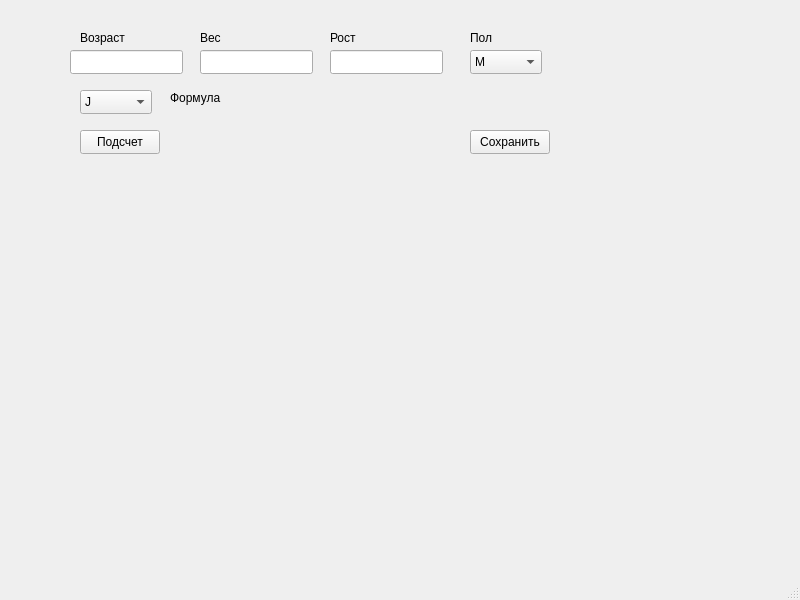
<?xml version="1.0" encoding="UTF-8"?>
<ui version="4.0">
 <class>MainWindow</class>
 <widget class="QMainWindow" name="MainWindow">
  <property name="geometry">
   <rect>
    <x>0</x>
    <y>0</y>
    <width>800</width>
    <height>600</height>
   </rect>
  </property>
  <property name="windowTitle">
   <string>MainWindow</string>
  </property>
  <widget class="QWidget" name="centralwidget">
   <widget class="QLineEdit" name="age">
    <property name="geometry">
     <rect>
      <x>70</x>
      <y>50</y>
      <width>113</width>
      <height>24</height>
     </rect>
    </property>
    <property name="text">
     <string/>
    </property>
   </widget>
   <widget class="QComboBox" name="formulaChoice">
    <property name="geometry">
     <rect>
      <x>80</x>
      <y>90</y>
      <width>72</width>
      <height>24</height>
     </rect>
    </property>
    <item>
     <property name="text">
      <string>J</string>
     </property>
    </item>
    <item>
     <property name="text">
      <string>H</string>
     </property>
    </item>
   </widget>
   <widget class="QPushButton" name="bmr">
    <property name="geometry">
     <rect>
      <x>80</x>
      <y>130</y>
      <width>80</width>
      <height>24</height>
     </rect>
    </property>
    <property name="text">
     <string>Подсчет</string>
    </property>
   </widget>
   <widget class="QLabel" name="resultLabel">
    <property name="geometry">
     <rect>
      <x>80</x>
      <y>190</y>
      <width>641</width>
      <height>141</height>
     </rect>
    </property>
    <property name="text">
     <string/>
    </property>
   </widget>
   <widget class="QLineEdit" name="weight">
    <property name="geometry">
     <rect>
      <x>200</x>
      <y>50</y>
      <width>113</width>
      <height>24</height>
     </rect>
    </property>
    <property name="text">
     <string/>
    </property>
   </widget>
   <widget class="QLineEdit" name="height">
    <property name="geometry">
     <rect>
      <x>330</x>
      <y>50</y>
      <width>113</width>
      <height>24</height>
     </rect>
    </property>
    <property name="text">
     <string/>
    </property>
   </widget>
   <widget class="QComboBox" name="gender">
    <property name="geometry">
     <rect>
      <x>470</x>
      <y>50</y>
      <width>72</width>
      <height>24</height>
     </rect>
    </property>
    <item>
     <property name="text">
      <string>M</string>
     </property>
    </item>
    <item>
     <property name="text">
      <string>F</string>
     </property>
    </item>
   </widget>
   <widget class="QLabel" name="label">
    <property name="geometry">
     <rect>
      <x>80</x>
      <y>30</y>
      <width>49</width>
      <height>16</height>
     </rect>
    </property>
    <property name="text">
     <string>Возраст</string>
    </property>
   </widget>
   <widget class="QLabel" name="label_2">
    <property name="geometry">
     <rect>
      <x>200</x>
      <y>30</y>
      <width>49</width>
      <height>16</height>
     </rect>
    </property>
    <property name="text">
     <string>Вес</string>
    </property>
   </widget>
   <widget class="QLabel" name="label_3">
    <property name="geometry">
     <rect>
      <x>330</x>
      <y>30</y>
      <width>49</width>
      <height>16</height>
     </rect>
    </property>
    <property name="text">
     <string>Рост</string>
    </property>
   </widget>
   <widget class="QLabel" name="label_4">
    <property name="geometry">
     <rect>
      <x>470</x>
      <y>30</y>
      <width>49</width>
      <height>16</height>
     </rect>
    </property>
    <property name="text">
     <string>Пол</string>
    </property>
   </widget>
   <widget class="QLabel" name="label_5">
    <property name="geometry">
     <rect>
      <x>170</x>
      <y>90</y>
      <width>61</width>
      <height>16</height>
     </rect>
    </property>
    <property name="text">
     <string>Формула</string>
    </property>
   </widget>
   <widget class="QPushButton" name="Save">
    <property name="geometry">
     <rect>
      <x>470</x>
      <y>130</y>
      <width>80</width>
      <height>24</height>
     </rect>
    </property>
    <property name="text">
     <string>Сохранить</string>
    </property>
   </widget>
  </widget>
  <widget class="QMenuBar" name="menubar">
   <property name="geometry">
    <rect>
     <x>0</x>
     <y>0</y>
     <width>800</width>
     <height>21</height>
    </rect>
   </property>
  </widget>
  <widget class="QStatusBar" name="statusbar"/>
 </widget>
 <resources/>
 <connections/>
</ui>
